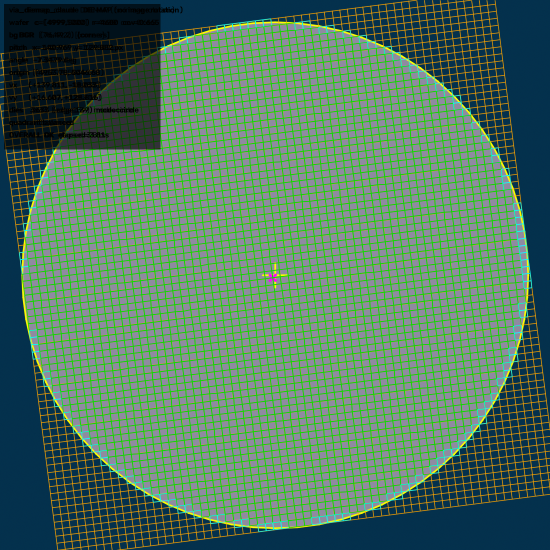
#> input picture claude/overlay_example.png, 1100 x 1100 px (shown at 1/2 size)
$ python -i via_diemap_claude.py   (imports and definitions only)
#> lines starting #> are read from the running program, lines starting #| are printed output that depends on the picture; after the words box and inside, x2 and y2 are one past the last pixel; in counts of white or black regions, pixels touching at a corner belong together
# -*- coding: utf-8 -*-
"""
via_diemap_claude.py
====================================================================
**웨이퍼 외곽선** + **클립에서 뽑은 격자** -> 10000x10000 die map,
그리고 좌표 -> die index 조회.

사용자 요구 (원문)
--------------------------------------------------------------------
  "저기서 뽑은 데이터로 10000x10000 Wafer 외각선 기준으로 DM 만들고
   좌표 넣으면 die index 이런거 나오는건 유지해줘"

  "locate_die, 오버레이, Wafer 외각선 찾기, Die map 생성, 회전각 추정
   이렇게는 보존해주고 나머지는 지우고 싶어"

v6 에서 가져온 것 / 버린 것
--------------------------------------------------------------------
가져옴 : 배경색 추정 -> Lab 거리맵 -> Otsu -> 실루엣 -> 원 (외곽선 검출).
         die 순회 / edge 판정 / 4분면 검증 / crop / 오버레이 / 좌표조회.
버림   : 다채널 주기성 격자검출(_spectral_pitch, _fold, detect_grid_adaptive ...)
         과 projection/FFT 회전각 추정(estimate_grid_angle_adaptive).
         pitch 와 회전각을 이제 YOLO 클립에서 직접 얻으므로 필요가 없다.
         (그쪽이 훨씬 정확하다 - 회전각 실측 0.0055 deg vs 주기성 방식 0.1 deg 대)

**이미지를 회전시키지 않는다** (v6 와의 가장 큰 차이)
--------------------------------------------------------------------
v6 는 격자가 축과 나란해지도록 이미지 전체를 워핑한 다음
`ix = floor((x - x0) / pitch_x)` 로 인덱스를 구했다. 10000x10000 에서 이건
1억 픽셀을 재샘플링하는 것이다. 느리고, 메모리를 먹고, 무엇보다 **모든
픽셀이 보간으로 뭉개진다**.

지금은 클립에서 vx, vy 를 이미 알고 있으므로 회전할 이유가 없다:

    die(i,j) 중심 = origin + (i+0.5)*vx + (j+0.5)*vy
    좌표 -> 인덱스  = V^-1 (q - origin),  V = [vx | vy]

2x2 역행렬 한 번이면 끝이고 보간이 전혀 없다. 원본 픽셀이 그대로 남는다.

인덱스 방향 (주의)
--------------------------------------------------------------------
(i, j) 는 **vx, vy 방향**을 센다. vy 는 이미지 아래쪽을 향하므로
**j 는 아래로 갈수록 커진다** (이미지 좌표계와 같은 방향).
v5/v6 의 iy 는 위로 갈수록 커졌으니 부호가 반대다. 두 관습을 섞으면
반드시 사고가 나므로 여기서는 이미지 방향 하나로 통일했다.
물리 좌표가 필요하면 `real_coord` 를 쓰면 된다 - 그건 v5 처럼 y 가 위로 양수다.

십자점은 die 의 "모서리"다
--------------------------------------------------------------------
YOLO 가 찾는 십자(street 교차점)는 die 중심이 아니라 **네 die 가 만나는 꼭지점**
이다. 그래서 die 중심에는 +0.5 칸이 붙는다. v6 도 `x0 + ix*px + px/2` 로
같은 일을 했다 (x0,y0 가 코너였다).

사용법
--------------------------------------------------------------------
    from via_grid_claude import analyze_clip
    from via_diemap_claude import build_die_map_via, locate_die_via

    res, g = analyze_clip(clip512, yolo_points)        # 클립에서 격자
    dm = build_die_map_via(wafer_img, g)               # 웨이퍼 외곽선 + die map
    hit = locate_die_via(dm, point=(4820.0, 3110.0))   # 좌표 -> die
    hit["die_index"], hit["is_edge"], hit["real_coord"]
"""

from __future__ import annotations

import math
import time
from dataclasses import dataclass, field
from pathlib import Path
from typing import Any, Dict, List, Optional, Sequence, Tuple, Union

import cv2
import numpy as np

__all__ = [
    "WaferProfile", "DieMapDiag", "ViaDieMap",
    "detect_wafer_adaptive", "clean_wafer_outside",
    "build_die_map_via", "locate_die_via",
    "clip_die", "crop_die", "save_debug_overlay",
]

_EPS = 1e-9

DEFAULT_PIXEL_PER_UNIT = 1
DEFAULT_EDGE_MARGIN = 1.0
DEFAULT_EDGE_MODE = "circle"          # "circle" | "ring" | "both"
DEFAULT_OFFSET_X = 0
DEFAULT_OFFSET_Y = 0
DEFAULT_MARGIN_X = 0
DEFAULT_MARGIN_Y = 0


# ====================================================================
# 설정 / 진단
# ====================================================================

@dataclass
class WaferProfile:
    """외곽선 검출 파라미터. **전부 None/기본값이면 자동으로 돈다.**

    아는 값만 채워도 된다. (v6 ColorProfile 에서 외곽선에 쓰이는 것만 남김)
    """
    background_bgr: Optional[Tuple[int, int, int]] = None   # 배경색을 알면 지정
    wafer_fill_bgr: Optional[Tuple[int, int, int]] = None   # clean 시 채울 색
    wafer_otsu_max_dim: int = 1024      # Otsu 임계를 계산할 다운스케일 크기
    wafer_open_ksize: int = 5           # 3000px 기준 open 커널 (해상도에 비례 조정)
    wafer_close_ksize: int = 9          # 3000px 기준 close 커널 (시작값, 점진 확대)


@dataclass
class DieMapDiag:
    """자가진단. 조용히 틀리는 대신 여기에 근거를 남긴다."""
    background_bgr: Optional[Tuple[int, int, int]] = None
    background_source: str = ""
    wafer_circle: Optional[Tuple[int, int, int]] = None
    wafer_coverage: Optional[float] = None
    wafer_fallback: str = ""
    n_dies: int = 0
    elapsed_sec: float = 0.0
    warnings: List[str] = field(default_factory=list)

    def warn(self, msg: str) -> None:
        self.warnings.append(msg)

    # [17 lines left out: function report, not called in this run]


@dataclass
class ViaDieMap:
    """die map 결과. v5 WaferDieMap 의 필드 이름을 최대한 유지했다."""
    wafer_cx: int
    wafer_cy: int
    wafer_r: int

    origin: np.ndarray          # (2,) 격자 원점 = die(0,0) 의 좌상 꼭지점 (십자점)
    vx: np.ndarray              # (2,) i 방향 한 칸 벡터
    vy: np.ndarray              # (2,) j 방향 한 칸 벡터 (아래쪽)
    pitch_x: float
    pitch_y: float
    angle_deg: float

    die_w: int
    die_h: int
    pixel_per_unit: int

    dies: List[Dict[str, Any]]
    dies_by_index: Dict[Tuple[int, int], Dict[str, Any]]
    image_shape: Tuple[int, int]
    wafer_mask: np.ndarray
    edge_mode: str
    quadrant_report: Dict[str, Any]
    diagnostics: DieMapDiag

    # -- 격자 <-> 좌표 -------------------------------------------------
    def corner_xy(self, i: int, j: int) -> np.ndarray:
        """die(i,j) 의 좌상 꼭지점 = 십자점 좌표."""
        return self.origin + i * self.vx + j * self.vy

    def center_xy(self, i: int, j: int) -> np.ndarray:
        """die(i,j) 의 중심. 십자점은 모서리라 반 칸을 더한다."""
        return self.origin + (i + 0.5) * self.vx + (j + 0.5) * self.vy

    # [11 lines left out: function index_of, not called in this run]

    def get_die(self, i: int, j: int) -> Optional[Dict[str, Any]]:
        return self.dies_by_index.get((int(i), int(j)))

    # [5 lines left out: function __repr__, not called in this run]


# ====================================================================
# 잡동사니
# ====================================================================

def _load_bgr(image: Union[str, Path, np.ndarray]) -> np.ndarray:
    """경로/배열 -> BGR uint8 3채널. BGRA/회색조/float 을 조용히 안 깨뜨린다."""
    if isinstance(image, (str, Path)):
        p = str(image)
        buf = np.fromfile(p, dtype=np.uint8)        # 한글 경로 대응
        img = cv2.imdecode(buf, cv2.IMREAD_UNCHANGED)
        if img is None:
            raise FileNotFoundError("이미지를 읽을 수 없다: %s" % p)
    else:
        img = np.asarray(image)

    if img.dtype != np.uint8:
        img = _to_uint8(img)
    if img.ndim == 2:
        return cv2.cvtColor(img, cv2.COLOR_GRAY2BGR)
    if img.shape[2] == 4:
        return cv2.cvtColor(img, cv2.COLOR_BGRA2BGR)
    if img.shape[2] == 3:
        return np.ascontiguousarray(img)
    raise ValueError("지원하지 않는 채널 수: %s" % (img.shape,))


# [10 lines left out: function _to_uint8, not called in this run]


def _odd(n: int) -> int:
    n = int(n)
    return n if n % 2 == 1 else n + 1


def _downscale(img: np.ndarray, max_dim: int) -> Tuple[np.ndarray, float]:
    h, w = img.shape[:2]
    m = max(h, w)
    if m <= max_dim:
        return img, 1.0
    s = float(max_dim) / float(m)
    return cv2.resize(img, (max(1, int(round(w * s))), max(1, int(round(h * s)))),
                      interpolation=cv2.INTER_AREA), s


# [18 lines left out: functions _imwrite_unicode, _put_text, not called in this run]


# ====================================================================
# 1) 웨이퍼 외곽선 검출  (v6 에서 그대로 가져옴)
# ====================================================================

def _estimate_background(img_bgr: np.ndarray) -> Tuple[Tuple[int, int, int], str]:
    """이미지 4코너 블록에서 배경 BGR 을 robust 하게 추정.

    웨이퍼는 보통 화면 중앙의 원이므로 코너는 배경이다. 4코너 중 서로 가장
    비슷한 3개를 채택(한 코너에 라벨/노이즈가 있어도 견딤)해 median 을 쓴다.
    """
    h, w = img_bgr.shape[:2]
    bs = max(8, min(h, w) // 16)
    blocks = [
        img_bgr[0:bs, 0:bs],
        img_bgr[0:bs, w - bs:w],
        img_bgr[h - bs:h, 0:bs],
        img_bgr[h - bs:h, w - bs:w],
    ]
    meds = np.array([np.median(b.reshape(-1, 3), axis=0) for b in blocks],
                    dtype=np.float64)                      # (4,3)
    # 4개 중 나머지 3개와의 거리합이 가장 큰 1개를 이상치로 제거
    d = np.abs(meds[:, None, :] - meds[None, :, :]).sum(axis=2).sum(axis=1)
    keep = np.argsort(d)[:3]
    bg = np.median(meds[keep], axis=0)
    return (int(round(bg[0])), int(round(bg[1])), int(round(bg[2]))), "corners"


def _lab_dist(img_bgr: np.ndarray, bg_lab: np.ndarray) -> np.ndarray:
    """한 덩어리(전체 또는 가로 밴드)의 Lab 거리 float32 맵."""
    lab = cv2.cvtColor(img_bgr, cv2.COLOR_BGR2LAB).astype(np.float32)
    lab -= bg_lab.reshape(1, 1, 3)
    lab *= lab
    return np.sqrt(lab.sum(axis=2))


def _bg_distance_map(img_bgr: np.ndarray,
                     bg_bgr: Tuple[int, int, int],
                     band_rows: int = 512) -> np.ndarray:
    """배경색으로부터의 Lab 거리 맵 (uint8 0..255 정규화).

    색-무관의 핵심: "검정보다 밝은가"가 아니라 "배경색과 다른가"를 본다.
    그래서 흰 배경/검은 배경/색 배경이 전부 같은 코드로 처리된다.

    왜 밴드로 나눠 도나 (실측 실패)
    ------------------------------------------------------------------
    예전에는 전체 이미지를 한 번에 float32 로 올렸다. 10000x10000 에서는

        MemoryError: Unable to allocate 1.12 GiB for an array
        with shape (10000, 10000, 3) and data type float32

    32bit 파이썬 주소공간(~1.5GB)에서는 이 한 줄로 끝난다.
    가로 전체 x band_rows 줄씩 끊어 돌면 중간 float 버퍼가 밴드 크기로
    줄어든다 (512줄이면 ~60MB). 결과는 완전히 동일하다.

    정규화 배율(99.5 퍼센타일)만 예외로 **다운스케일본**에서 구한다.
    전체 거리맵을 float 로 들고 있어야 퍼센타일을 정확히 낼 수 있는데,
    그게 바로 피하려던 할당이기 때문이다. 이 값은 단순 스케일 상수이고
    뒤따르는 Otsu 임계도 같은 스케일 위에서 계산되므로 결과가 안 바뀐다.
    """
    swatch = np.zeros((1, 1, 3), np.uint8)
    swatch[0, 0] = np.array(bg_bgr, dtype=np.uint8)
    bg_lab = cv2.cvtColor(swatch, cv2.COLOR_BGR2LAB).astype(np.float32)[0, 0]

    H, W = img_bgr.shape[:2]
    if H * W <= band_rows * 4096:                 # 작은 이미지는 그냥 한 번에
        dist = _lab_dist(img_bgr, bg_lab)
        hi = float(np.percentile(dist, 99.5))
        if hi < _EPS:
            return np.zeros((H, W), np.uint8)
        return np.clip(dist * (255.0 / hi), 0, 255).astype(np.uint8)

    small, _ = _downscale(img_bgr, 2048)
    hi = float(np.percentile(_lab_dist(small, bg_lab), 99.5))
    if hi < _EPS:
        return np.zeros((H, W), np.uint8)
    g = 255.0 / hi
    out = np.empty((H, W), np.uint8)
    for y0 in range(0, H, band_rows):
        y1 = min(y0 + band_rows, H)
        b = _lab_dist(img_bgr[y0:y1], bg_lab)
        b *= g
        np.clip(b, 0, 255, out=b)
        out[y0:y1] = b.astype(np.uint8)
    return out


def detect_wafer_adaptive(img_bgr: np.ndarray,
                          profile: Optional[WaferProfile] = None,
                          diag: Optional[DieMapDiag] = None
                          ) -> Tuple[int, int, int, np.ndarray]:
    """색-무관 wafer 외곽선 검출 -> (cx, cy, r, silhouette uint8 0/1).

    절차
    ----
    1) 배경색 자동 추정 (또는 profile.background_bgr).
    2) 배경색과의 Lab 거리 맵 -> Otsu (임계는 다운스케일본에서 계산).
    3) morphology open -> 점진적 close -> 가장 큰 연결성분.
    4) 외곽 컨투어를 채워 실루엣 확정.
       RETR_EXTERNAL + drawContours(-1) 이므로 내부 구멍(어두운 die)은 메워지고
       notch 같은 '경계 오목부'는 그대로 보존된다.
    5) minEnclosingCircle. 면적환산 반지름과 크게 어긋나면(림 돌출 노이즈)
       면적환산 반지름 + 무게중심으로 대체.
    6) coverage 가 비정상(~1 또는 ~0)이면 내접원 fallback.
    """
    prof = profile or WaferProfile()
    img_bgr = _load_bgr(img_bgr)
    H, W = img_bgr.shape[:2]

    if prof.background_bgr is not None:
        bg = (int(prof.background_bgr[0]), int(prof.background_bgr[1]),
              int(prof.background_bgr[2]))
        src = "user"
    else:
        bg, src = _estimate_background(img_bgr)
    if diag is not None:
        diag.background_bgr = bg
        diag.background_source = src

    dist = _bg_distance_map(img_bgr, bg)

    # Otsu 임계는 다운스케일본에서(속도), 적용은 원본 해상도에서(정밀도)
    small, _ = _downscale(dist, prof.wafer_otsu_max_dim)
    thr, _ = cv2.threshold(small, 0, 255, cv2.THRESH_BINARY + cv2.THRESH_OTSU)
    _, mask = cv2.threshold(dist, float(thr), 255, cv2.THRESH_BINARY)

    ko = _odd(max(3, int(round(prof.wafer_open_ksize * min(H, W) / 3000.0)) or 3))
    kc = _odd(max(5, int(round(prof.wafer_close_ksize * min(H, W) / 3000.0)) or 5))
    mask = cv2.morphologyEx(
        mask, cv2.MORPH_OPEN,
        cv2.getStructuringElement(cv2.MORPH_ELLIPSE, (ko, ko)))

    # --- 점진적 CLOSE ---------------------------------------------------
    # 고정 커널은 scribe lane 이 넓으면(예: pitch 150 / lane 13px) lane 을
    # 못 메워서 마스크가 die 단위로 산산조각 난다. 그러면 RETR_EXTERNAL 의
    # '가장 큰 컨투어'가 die 하나가 되어 coverage~0 오판이 난다.
    # -> 최대 컨투어가 전경 면적의 대부분을 차지할 때까지 커널을 키운다.
    fg = float(np.count_nonzero(mask))
    k_max = _odd(max(kc, int(round(0.04 * min(H, W)))))
    k = _odd(kc)
    closed = mask
    while True:
        closed = cv2.morphologyEx(
            mask, cv2.MORPH_CLOSE,
            cv2.getStructuringElement(cv2.MORPH_ELLIPSE, (k, k)))
        cs, _ = cv2.findContours(closed, cv2.RETR_EXTERNAL,
                                 cv2.CHAIN_APPROX_SIMPLE)
        if not cs or fg < _EPS:
            break
        if cv2.contourArea(max(cs, key=cv2.contourArea)) >= 0.85 * fg:
            break
        if k >= k_max:
            break
        k = _odd(min(k_max, int(round(k * 1.8)) + 1))
    mask = closed

    cnts, _ = cv2.findContours(mask, cv2.RETR_EXTERNAL, cv2.CHAIN_APPROX_SIMPLE)
    fallback = ""
    if not cnts:
        fallback = "no-contour"
    else:
        big = max(cnts, key=cv2.contourArea)
        area = float(cv2.contourArea(big))
        cov = area / float(H * W)
        sil = np.zeros((H, W), np.uint8)
        cv2.drawContours(sil, [big], -1, 1, thickness=-1)
        (ecx, ecy), er = cv2.minEnclosingCircle(big)
        r_area = math.sqrt(max(area, 1.0) / math.pi)
        if er > 1.10 * r_area:
            # 림 밖으로 삐져나온 노이즈가 원을 부풀림 -> 면적환산 + 무게중심
            m = cv2.moments(big)
            if abs(m["m00"]) > _EPS:
                ecx = m["m10"] / m["m00"]
                ecy = m["m01"] / m["m00"]
            er = r_area
            if diag is not None:
                diag.warn("minEnclosingCircle 이 림 노이즈로 부풀어 "
                          "면적환산 반지름으로 대체했다")
        if cov > 0.985:
            fallback = "coverage~1 (배경색 추정 실패?)"
        elif cov < 0.02:
            fallback = "coverage~0 (웨이퍼가 배경과 안 갈린다)"
        else:
            if diag is not None:
                diag.wafer_coverage = cov
                diag.wafer_circle = (int(round(ecx)), int(round(ecy)),
                                     int(round(er)))
            return (int(round(ecx)), int(round(ecy)), int(round(er)), sil)

    # ---- fallback : 이미지 내접원 ---------------------------------------
    cx, cy = W // 2, H // 2
    r = int(min(H, W) // 2) - 1
    sil = np.zeros((H, W), np.uint8)
    cv2.circle(sil, (cx, cy), r, 1, thickness=-1)
    if diag is not None:
        diag.wafer_fallback = fallback
        diag.wafer_coverage = math.pi * r * r / float(H * W)
        diag.wafer_circle = (cx, cy, r)
        diag.warn("웨이퍼 검출 fallback: %s" % fallback)
    return cx, cy, r, sil


# [549 lines left out: functions clean_wafer_outside, _crop_rect, _rect_crosses_circle, _normalize_edge_mode, _resolve_edge_flag, validate_quadrant_edges and 6 more, not called in this run]

>>> import cv2
>>> picture = cv2.imread('overlay_example.png')
#> picture is the input picture: shape (1100, 1100, 3); mean B, G, R 99.7, 120.7, 84.4
>>> result = detect_wafer_adaptive(picture)
#> in _estimate_background, `meds = np.array([np.median(b.reshape(-1, 3), axis=0) for b in blocks],..`: meds = [[27, 17, 1], [77, 49, 4], [76, 49, 4], [76, 49, 4]]
#> in _estimate_background, `d = np.abs(meds[:, None, :] - meds[None, :, :]).sum(axis=2).sum(axis=1)`: d = [253, 87, 85, 85]
#> in _estimate_background, `keep = np.argsort(d)[:3]`: keep = [3, 2, 1]
#> in _estimate_background, `bg = np.median(meds[keep], axis=0)`: bg = [76, 49, 4]
#> in detect_wafer_adaptive, `bg, src = _estimate_background(img_bgr)`: bg = (76, 49, 4); src = 'corners'
#> in _lab_dist, `lab *= lab`:
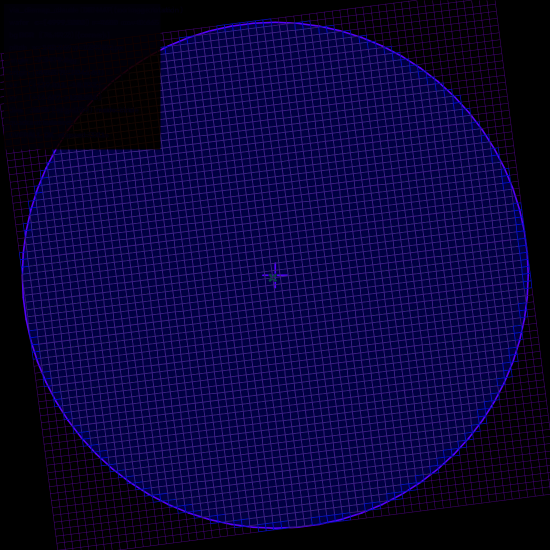
#> lab: shape (1100, 1100, 3) float32 (shown at 1/2 size); mean B, G, R 8903.3, 805.1, 1760.7; drawn with min black and max white
#> in _lab_dist, `return np.sqrt(lab.sum(axis=2))`:
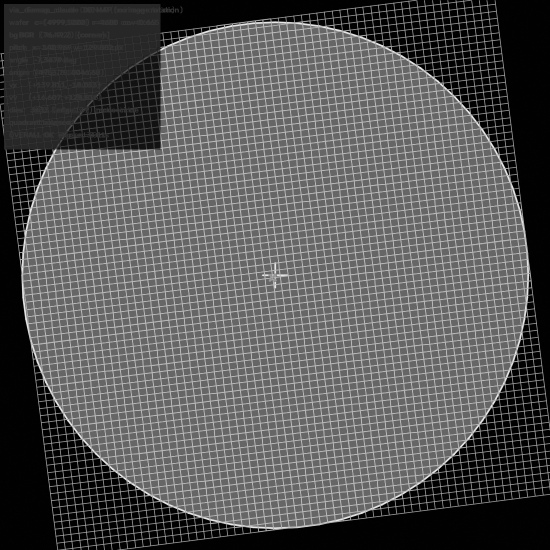
#> returned value: shape (1100, 1100) float32 (shown at 1/2 size); min 0, max 231.9, mean 88.4
#> in _bg_distance_map, `hi = float(np.percentile(dist, 99.5))`: hi = 202.2
#> in detect_wafer_adaptive, `small, _ = _downscale(dist, prof.wafer_otsu_max_dim)`:
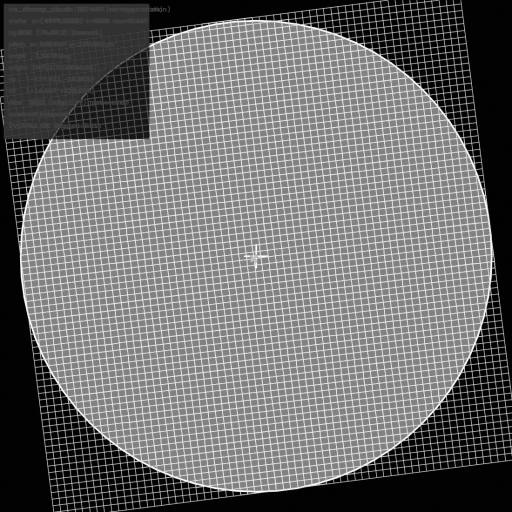
#> small: shape (1024, 1024) (shown at 1/2 size); min 0, max 255, mean 110.9
#> in detect_wafer_adaptive, `thr, _ = cv2.threshold(small, 0, 255, cv2.THRESH_BINARY + cv2.THRESH_O..`: thr = 85
#> in detect_wafer_adaptive, `_, mask = cv2.threshold(dist, float(thr), 255, cv2.THRESH_BINARY)`:
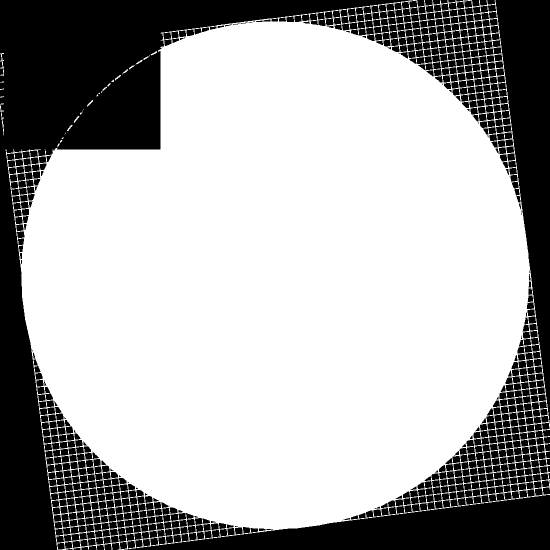
#> mask: shape (1100, 1100) (shown at 1/2 size); 68.1% white; 858 black regions (36 under 20 px), largest, box (x1, y1, x2, y2) and area: (0, 0, 826, 1100) 162201, (248, 990, 1100, 1100) 47183, (991, 0, 1100, 847) 46395
#> in detect_wafer_adaptive, `mask = cv2.morphologyEx( mask, cv2.MORPH_OPEN, cv2.getStructuringEleme..`:
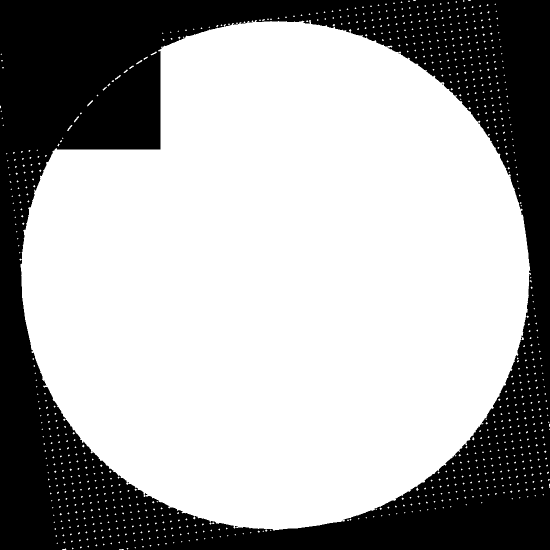
#> mask: shape (1100, 1100) (shown at 1/2 size); 65.6% white; 9 black regions (8 under 20 px), largest, box (x1, y1, x2, y2) and area: (0, 0, 1100, 1100) 416527
#> in detect_wafer_adaptive, `fg = float(np.count_nonzero(mask))`: fg = 793444
#> the loop in detect_wafer_adaptive, `while True:` made 1 pass
#> pass 1, in detect_wafer_adaptive, `closed = cv2.morphologyEx( mask, cv2.MORPH_CLOSE, cv2.getStructuringEl..`:
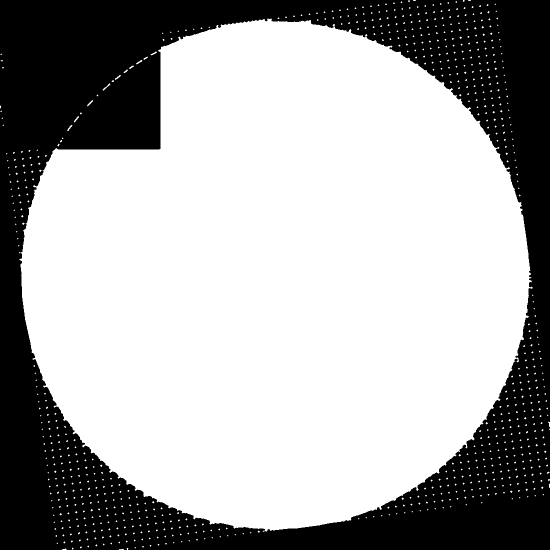
#> closed: shape (1100, 1100) (shown at 1/2 size); 65.7% white; 1 black region
#> in detect_wafer_adaptive, `cnts, _ = cv2.findContours(mask, cv2.RETR_EXTERNAL, cv2.CHAIN_APPROX_S..`: cnts = 784 contours, 776 with area under 20; largest, box (x1, y1, x2, y2) and area: (38, 37, 1065, 1064) 785400, (205, 167, 221, 181) 32, (174, 200, 186, 213) 30, (134, 250, 145, 262) 27, (148, 232, 158, 245) 27, (230, 150, 242, 160) 26, (272, 120, 285, 129) 25, (301, 103, 314, 111) 22
#> in detect_wafer_adaptive, `big = max(cnts, key=cv2.contourArea)`: big = contour of 1973 points, box (x1, y1, x2, y2) (38, 37, 1065, 1064), area 785400
#> in detect_wafer_adaptive, `area = float(cv2.contourArea(big))`: area = 785400.5
#> in detect_wafer_adaptive, `cov = area / float(H * W)`: cov = 0.649
#> in detect_wafer_adaptive, `cv2.drawContours(sil, [big], -1, 1, thickness=-1)`:
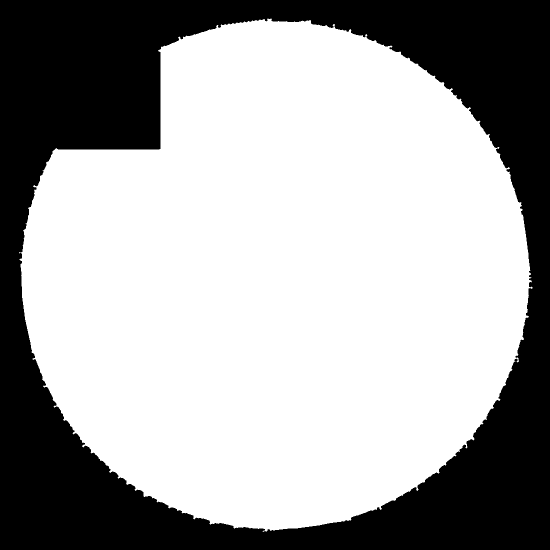
#> sil: shape (1100, 1100) (shown at 1/2 size); values 0 (black) and 1 (white), 65.1% white; 1 black region, box (x1, y1, x2, y2) and area: (0, 0, 1100, 1100) 422768
#> in detect_wafer_adaptive, `(ecx, ecy), er = cv2.minEnclosingCircle(big)`: ecx = 550.4; ecy = 549.9; er = 516.1
#> in detect_wafer_adaptive, `r_area = math.sqrt(max(area, 1.0) / math.pi)`: r_area = 500
